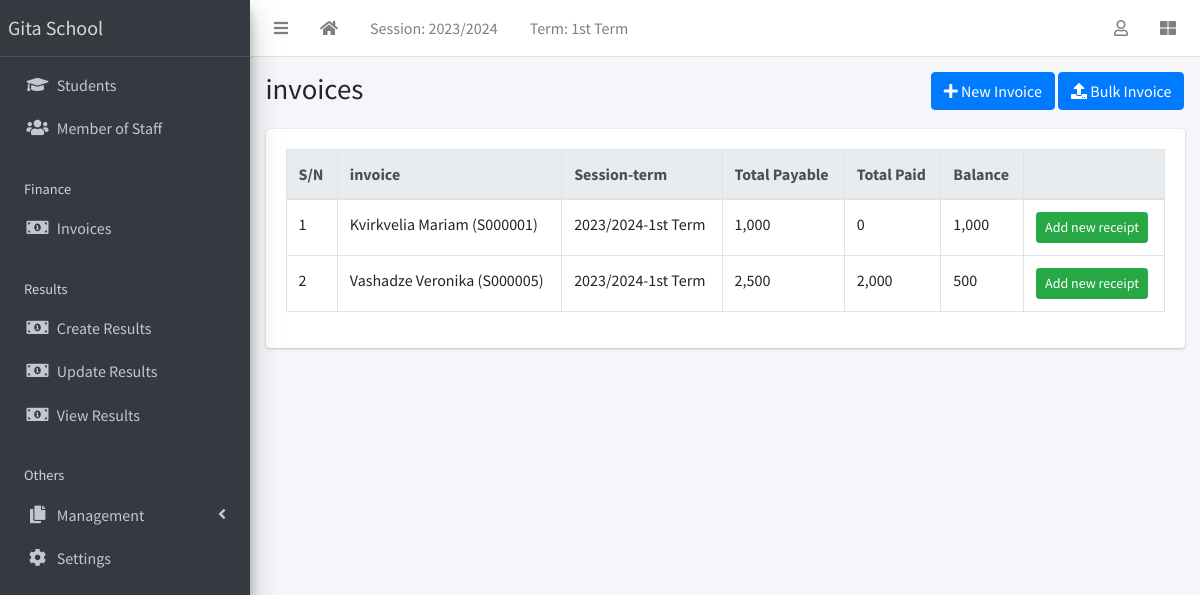
Screenshot of /finance/list/ (signed in) with the database file from the repository.
### apps/corecode/models.py (models this page shows, shortened)
class AcademicSession(models.Model):
    name = models.CharField(max_length=200, unique=True)
    current = models.BooleanField(default=True)
    class Meta:
        ordering = ["-name"]
    def __str__(self):
        return self.name

class AcademicTerm(models.Model):
    name = models.CharField(max_length=20, unique=True)
    current = models.BooleanField(default=True)
    class Meta:
        ordering = ["name"]
    def __str__(self):
        return self.name

class SiteConfig(models.Model):
    key = models.SlugField()
    value = models.CharField(max_length=200)

### apps/finance/models.py (models this page shows, shortened)
class Invoice(models.Model):
    student = models.ForeignKey(Student, on_delete=models.CASCADE)
    session = models.ForeignKey(AcademicSession, on_delete=models.CASCADE)
    term = models.ForeignKey(AcademicTerm, on_delete=models.CASCADE)
    class_for = models.ForeignKey(StudentClass, on_delete=models.CASCADE)
    balance_from_previous_term = models.IntegerField(default=0)
    status = models.CharField(
        max_length=20,
        choices=[("active", "Active"), ("closed", "Closed")],
        default="active",
    )
    class Meta:
        ordering = ["student", "term"]
    def __str__(self):
        return f"{self.student}"
    def balance(self):
        payable = self.total_amount_payable()
        paid = self.total_amount_paid()
        return payable - paid
    def amount_payable(self):
        items = InvoiceItem.objects.filter(invoice=self)
        total = 0
        for item in items:
            total += item.amount
        return total
    def total_amount_payable(self):
        return self.balance_from_previous_term + self.amount_payable()
    def total_amount_paid(self):
        receipts = Receipt.objects.filter(invoice=self)
        amount = 0
        for receipt in receipts:
            amount += receipt.amount_paid
        return amount

class InvoiceItem(models.Model):
    invoice = models.ForeignKey(Invoice, on_delete=models.CASCADE)
    description = models.CharField(max_length=200)
    amount = models.IntegerField()

class Receipt(models.Model):
    invoice = models.ForeignKey(Invoice, on_delete=models.CASCADE)
    amount_paid = models.IntegerField()
    date_paid = models.DateField(default=timezone.now)
    comment = models.CharField(max_length=200, blank=True)

### apps/students/models.py (models this page shows, shortened)
class Student(models.Model):
    STATUS_CHOICES = [("active", "Active"), ("inactive", "Inactive")]
    GENDER_CHOICES = [("male", "Male"), ("female", "Female")]
    current_status = models.CharField(
        max_length=10, choices=STATUS_CHOICES, default="active"
    )
    registration_number = models.CharField(max_length=200, unique=True)
    surname = models.CharField(max_length=200)
    firstname = models.CharField(max_length=200)
    other_name = models.CharField(max_length=200, blank=True)
    gender = models.CharField(max_length=10, choices=GENDER_CHOICES, default="male")
    date_of_birth = models.DateField(default=timezone.now)
    current_class = models.ForeignKey(
        StudentClass, on_delete=models.SET_NULL, blank=True, null=True
    )
    date_of_admission = models.DateField(default=timezone.now)
    mobile_num_regex = RegexValidator(
        regex="^[0-9]{9,15}$", message="Entered mobile number isn't in a right format!"
    )
    parent_mobile_number = models.CharField(
        validators=[mobile_num_regex], max_length=13, blank=True
    )
    address = models.TextField(blank=True)
    others = models.TextField(blank=True)
    passport = models.ImageField(blank=True, upload_to="students/passports/")
    class Meta:
        ordering = ["surname", "firstname", "other_name"]
    def __str__(self):
        return f"{self.surname} {self.firstname} {self.other_name} ({self.registration_number})"

### apps/finance/views.py (the view)
# urls.py: path("list/", InvoiceListView.as_view(), name="invoice-list"),
class InvoiceListView(LoginRequiredMixin, ListView):
    model = Invoice

### apps/corecode/context_processors.py (called while the page is built)
def site_defaults(request):
    current_session = AcademicSession.objects.get(current=True)
    current_term = AcademicTerm.objects.get(current=True)
    vals = SiteConfig.objects.all()
    contexts = {
        "current_session": current_session.name,
        "current_term": current_term.name,
    }
    for val in vals:
        contexts[val.key] = val.value
    return contexts

### apps/finance/templates/finance/invoice_list.html (shortened to what this page needs)
{% extends 'base.html' %}
{% load humanize %}
{% block title %}invoices{% endblock title %}
{% block breadcrumb %}
<a class="btn btn-primary" href="{% url 'invoice-create' %}"><i
    class="fas fa-plus"></i> New Invoice</a>
<a class="btn btn-primary" href="{% url 'bulk-invoice' %}"><i
    class="fas fa-upload"></i> Bulk Invoice</a>
{% endblock breadcrumb %}
{% block content %}
  <div class="table-responsive">
    <table id="invoicetable" class="table table-bordered table-hover">
      <thead class="thead-light">
        <tr>
          <th>S/N</th>
          <th>invoice</th>
          <th>Session-term</th>
          <th>Total Payable</th>
          <th>Total Paid</th>
          <th>Balance</th>
          <th></th>
        </tr>
      </thead>
      <tbody>
        {% for invoice in object_list %}
          <tr class='clickable-row' data-href="{% url 'invoice-detail' invoice.id %}">
            <td>{{ forloop.counter}}</td>
            <td>{{ invoice}}</td>
            <td>{{ invoice.session}}-{{ invoice.term}}</td>
            <td>{{ invoice.total_amount_payable | intcomma }}</td>
            <td>{{ invoice.total_amount_paid | intcomma }}</td>
            <td>{{ invoice.balance | intcomma }}</td>
            <td><a class="btn btn-success btn-sm"
                href="{% url 'receipt-create' %}?invoice={{ invoice.id }}">Add new
                receipt</a></td>
          </tr>
        {% endfor %}
      </tbody>
    </table>
  </div>
{% endblock content %}

### templates/base.html (shortened to what this page needs)
{% load static %}
<!DOCTYPE html>
<html lang="en">
<head>
  <link rel="stylesheet" href="{% static 'plugins/fontawesome-free/css/all.min.css' %}">
  <link rel="stylesheet" href="{% static 'plugins/toastr/toastr.min.css' %}">
  <link rel="stylesheet"
    href="{% static 'plugins/overlayScrollbars/css/OverlayScrollbars.min.css' %}">
  <link rel="stylesheet" href="{% static 'plugins/Datatables/datatables.min.css' %}" />
  <link rel="stylesheet" href="{% static 'dist/css/adminlte.min.css' %}">
</head>
<body
  class="hold-transition sidebar-mini layout-fixed layout-navbar-fixed layout-footer-fixed">
  <div class="wrapper">
    <nav class="main-header navbar navbar-expand navbar-white navbar-light">
      <ul class="navbar-nav">
        <li class="nav-item">
          <a class="nav-link" data-widget="pushmenu" href="#" role="button"><i
              class="fas fa-bars"></i></a>
        </li>
        <li class="nav-item d-none d-sm-inline-block">
          <a href="{% url 'home' %} " class="nav-link"><i class="fa fa-home"></i></a>
        </li>
        <li class="nav-item d-none d-sm-inline-block">
          <a href="{% url 'current-session' %}" class="nav-link">Session: {{ current_session }}</a>
        </li>
        <li class="nav-item d-none d-sm-inline-block">
          <a href="{% url 'current-session' %}" class="nav-link">Term: {{ current_term }}</a>
        </li>
      </ul>
      <ul class="navbar-nav ml-auto">
        <li class="nav-item dropdown">
          <a class="nav-link" data-toggle="dropdown" href="#">
            <i class="far fa-user"></i>
          </a>
        </li>
        <li class="nav-item">
          <a class="nav-link" data-widget="control-sidebar" data-slide="true"
            href="#" role="button"><i class="fas fa-th-large"></i></a>
        </li>
      </ul>
    </nav>
    <aside class="main-sidebar sidebar-dark-primary elevation-4">
      <a href="{% url 'home' %}" class="brand-link">{{ school_name | default:"MySchool" }}</a>
      <div class="sidebar">
        <nav class="mt-2">
          <ul class="nav nav-pills nav-sidebar flex-column"
            data-widget="treeview" role="menu" data-accordion="false">
            <li class="nav-item">
              <a href="{% url 'student-list' %}" class="nav-link">
                <i class="nav-icon fas fa-graduation-cap"></i>
                <p>
                  Students
                </p>
              </a>
            </li>
            <li class="nav-item">
              <a href="{% url 'staff-list' %}" class="nav-link">
                <i class="nav-icon fas fa-users"></i>
                <p>
                  Member of Staff
                </p>
              </a>
            </li>
            <li class="nav-header">Finance</li>
            <li class="nav-item">
              <a href="{% url 'invoice-list' %}" class="nav-link">
                <i class="nav-icon fas fa-money-bill-alt"></i>
                <p>
                  Invoices
                </p>
              </a>
            </li>
            <li class="nav-header">Results</li>
            <li class="nav-item">
              <a href="{% url 'create-result' %}" class="nav-link">
                <i class="nav-icon fas fa-money-bill-alt"></i>
                <p>
                  Create Results
                </p>
              </a>
            </li>
            <li class="nav-item">
              <a href="{% url 'edit-results' %}" class="nav-link">
                <i class="nav-icon fas fa-money-bill-alt"></i>
                <p>
                  Update Results
                </p>
              </a>
            </li>
            <li class="nav-item">
              <a href="{% url 'view-results' %}" class="nav-link">
                <i class="nav-icon fas fa-money-bill-alt"></i>
                <p>
                  View Results
                </p>
              </a>
            </li>
            <li class="nav-header">Others</li>
            <li class="nav-item has-treeview">
              <a href="#" class="nav-link">
                <i class="nav-icon fas fa-copy"></i>
                <p>
                  Management
                  <i class="fas fa-angle-left right"></i>
                </p>
              </a>
            </li>
            <li class="nav-item">
              <a href="{% url 'configs' %}" class="nav-link">
                <i class="nav-icon fas fa-cog"></i>
                <p>
                  Settings
                </p>
              </a>
            </li>
          </ul>
        </nav>
      </div>
    </aside>
    <div class="content-wrapper">
      <section class="content-header">
        <div class="container-fluid">
          <div class="row mb-1">
            <div class="col-sm-8">
              <h1>{% block title %}{% endblock title %}</h1>
            </div>
            <div class="col-sm-4">
              <ol class="breadcrumb float-sm-right">
                <li class="breadcrumb-item">{% block breadcrumb %}{% endblock breadcrumb %}</li>
              </ol>
            </div>
          </div>
        </div>
      </section>
      <section class="content">
        <div class="container-fluid">
          <div class="row">
            <div class="col-md-12">
              {% block fullcard %}
              <div class="card">
                <div class="card-body">
                  <div class="row">
                    <div class="col">
                      {% block content %}
                      {% endblock content %}
                    </div>
                  </div>
                </div>
              </div>
              {% endblock fullcard %}
            </div>
          </div>
        </div>
      </section>
    </div>
  </div>
</body>
</html>

### rows the page displays
AcademicSession: name "2023/2024"
AcademicTerm: name "1st Term"
SiteConfig: value "Gita School"
Invoice: student.registration_number "Kvirkvelia Mariam (S000001)", session "2023/2024", term "1st Term", total_amount_payable "1,000", total_amount_paid "0", balance "1,000"
Invoice: student.registration_number "Vashadze Veronika (S000005)", session "2023/2024", term "1st Term", total_amount_payable "2,500", total_amount_paid "2,000", balance "500"
